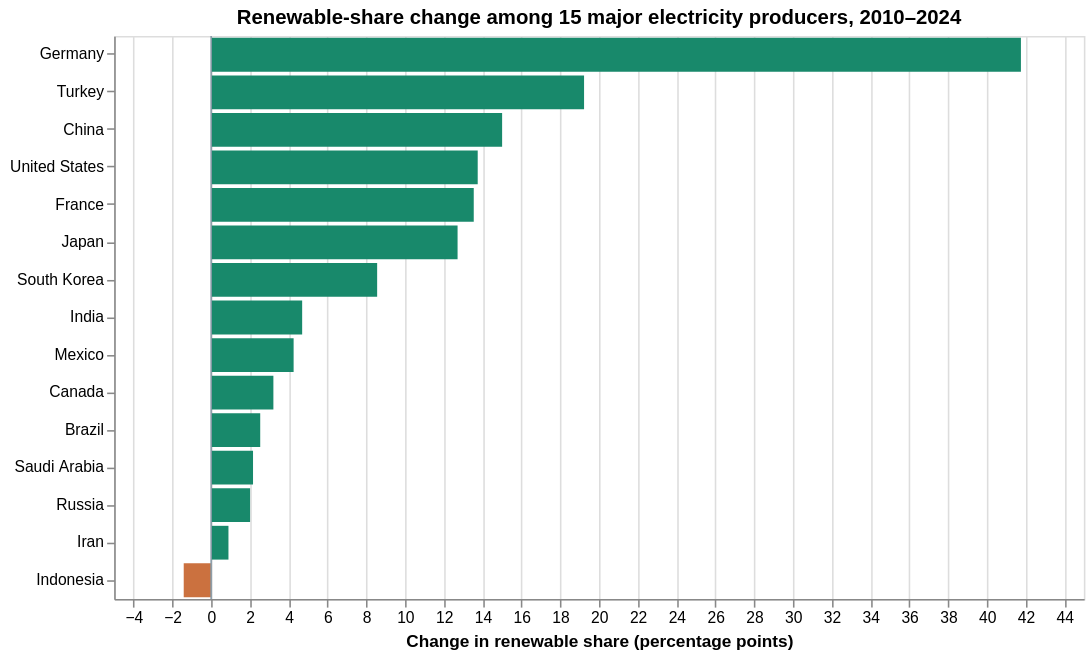

The code cell stored with this chart in its notebook:
### Code cell
chart3 = alt.Chart(top15).mark_bar().encode(
    y=alt.Y("country:N", sort="-x", title=None),
    x=alt.X("share_change_pp:Q", title="Change in renewable share (percentage points)", scale=alt.Scale(zero=True)),
    color=alt.condition("datum.share_change_pp >= 0",
                        alt.value("#18896b"), alt.value("#cb713f")),
    tooltip=["country:N", alt.Tooltip("share_change_pp:Q", format="+.1f")]
).properties(width=620, height=360,
    title="Renewable-share change among 15 major electricity producers, 2010–2024")
zero_bar = alt.Chart(pd.DataFrame({"zero": [0]})).mark_rule(
    color="#879aa7"
).encode(x="zero:Q")
display(chart3 + zero_bar)

### Figure 1 — Vega-Lite specification as saved in the notebook (floating-point values rounded to 4 significant figures)
{"config": {"view": {"continuousWidth": 300, "continuousHeight": 300}}, "layer": [{"data": {"name": "data-10dcfbeb9dddf4502fe9c8de070a4880"}, "mark": {"type": "bar"}, "encoding": {"color": {"condition": {"test": "datum.share_change_pp >= 0", "value": "#18896b"}, "value": "#cb713f"}, "tooltip": [{"field": "country", "type": "nominal"}, {"field": "share_change_pp", "format": "+.1f", "type": "quantitative"}], "x": {"field": "share_change_pp", "scale": {"zero": true}, "title": "Change in renewable share (percentage points)", "type": "quantitative"}, "y": {"field": "country", "sort": "-x", "title": null, "type": "nominal"}}, "title": "Renewable-share change among 15 major electricity producers, 2010–2024"}, {"data": {"name": "data-42990c68f268a11fa16682fcd3437a6f"}, "mark": {"type": "rule", "color": "#879aa7"}, "encoding": {"x": {"field": "zero", "type": "quantitative"}}}], "height": 360, "width": 620, "$schema": "https://vega.github.io/schema/vega-lite/v6.4.1.json", "datasets": {"data-10dcfbeb9dddf4502fe9c8de070a4880": [{"iso_code": "CHN", "country": "China", "electricity_generation_twh_2010": 4207.0, "renewables_electricity_share_pct_2010": 18.69, "renewables_electricity_twh_2010": 786.4, "fossil_fuels_electricity_twh_2010": 3346.0, "electricity_generation_twh_2024": 10090.0, "renewables_electricity_share_pct_2024": 33.7, "renewables_electricity_twh_2024": 3399.0, "fossil_fuels_electricity_twh_2024": 6237.0, "share_change_pp": 15.0, "renewable_change_twh": 2612.0, "fossil_change_twh": 2891.0}, {"iso_code": "USA", "country": "United States", "electricity_generation_twh_2010": 4114.0, "renewables_electricity_share_pct_2010": 10.32, "renewables_electricity_twh_2010": 424.5, "fossil_fuels_electricity_twh_2010": 2882.0, "electricity_generation_twh_2024": 4391.0, "renewables_electricity_share_pct_2024": 24.06, "renewables_electricity_twh_2024": 1057.0, "fossil_fuels_electricity_twh_2024": 2553.0, "share_change_pp": 13.75, "renewable_change_twh": 632.1, "fossil_change_twh": -330.0}, {"iso_code": "IND", "country": "India", "electricity_generation_twh_2010": 936.4, "renewables_electricity_share_pct_2010": 15.11, "renewables_electricity_twh_2010": 141.5, "fossil_fuels_electricity_twh_2010": 771.8, "electricity_generation_twh_2024": 2037.0, "renewables_electricity_share_pct_2024": 19.81, "renewables_electricity_twh_2024": 403.4, "fossil_fuels_electricity_twh_2024": 1578.0, "share_change_pp": 4.693, "renewable_change_twh": 261.9, "fossil_change_twh": 806.7}, {"iso_code": "RUS", "country": "Russia", "electricity_generation_twh_2010": 1038.0, "renewables_electricity_share_pct_2010": 16.09, "renewables_electricity_twh_2010": 167.0, "fossil_fuels_electricity_twh_2010": 700.6, "electricity_generation_twh_2024": 1209.0, "renewables_electricity_share_pct_2024": 18.1, "renewables_electricity_twh_2024": 218.9, "fossil_fuels_electricity_twh_2024": 774.7, "share_change_pp": 2.008, "renewable_change_twh": 51.84, "fossil_change_twh": 74.15}, {"iso_code": "JPN", "country": "Japan", "electricity_generation_twh_2010": 1156.0, "renewables_electricity_share_pct_2010": 10.23, "renewables_electricity_twh_2010": 118.2, "fossil_fuels_electricity_twh_2010": 745.4, "electricity_generation_twh_2024": 1016.0, "renewables_electricity_share_pct_2024": 22.94, "renewables_electricity_twh_2024": 233.1, "fossil_fuels_electricity_twh_2024": 698.4, "share_change_pp": 12.71, "renewable_change_twh": 114.9, "fossil_change_twh": -47.07}, {"iso_code": "BRA", "country": "Brazil", "electricity_generation_twh_2010": 515.8, "renewables_electricity_share_pct_2010": 84.8, "renewables_electricity_twh_2010": 437.4, "fossil_fuels_electricity_twh_2010": 63.87, "electricity_generation_twh_2024": 745.7, "renewables_electricity_share_pct_2024": 87.33, "renewables_electricity_twh_2024": 651.3, "fossil_fuels_electricity_twh_2024": 78.68, "share_change_pp": 2.531, "renewable_change_twh": 213.9, "fossil_change_twh": 14.81}, {"iso_code": "CAN", "country": "Canada", "electricity_generation_twh_2010": 607.0, "renewables_electricity_share_pct_2010": 61.06, "renewables_electricity_twh_2010": 370.7, "fossil_fuels_electricity_twh_2010": 146.3, "electricity_generation_twh_2024": 636.8, "renewables_electricity_share_pct_2024": 64.27, "renewables_electricity_twh_2024": 409.3, "fossil_fuels_electricity_twh_2024": 142.0, "share_change_pp": 3.209, "renewable_change_twh": 38.61, "fossil_change_twh": -4.29}, {"iso_code": "KOR", "country": "South Korea", "electricity_generation_twh_2010": 495.0, "renewables_electricity_share_pct_2010": 1.149, "renewables_electricity_twh_2010": 5.69, "fossil_fuels_electricity_twh_2010": 340.7, "electricity_generation_twh_2024": 625.4, "renewables_electricity_share_pct_2024": 9.709, "renewables_electricity_twh_2024": 60.72, "fossil_fuels_electricity_twh_2024": 375.9, "share_change_pp": 8.56, "renewable_change_twh": 55.03, "fossil_change_twh": 35.17}, {"iso_code": "FRA", "country": "France", "electricity_generation_twh_2010": 562.4, "renewables_electricity_share_pct_2010": 13.64, "renewables_electricity_twh_2010": 76.68, "fossil_fuels_electricity_twh_2010": 57.16, "electricity_generation_twh_2024": 561.8, "renewables_electricity_share_pct_2024": 27.18, "renewables_electricity_twh_2024": 152.7, "fossil_fuels_electricity_twh_2024": 28.66, "share_change_pp": 13.54, "renewable_change_twh": 75.99, "fossil_change_twh": -28.5}, {"iso_code": "DEU", "country": "Germany", "electricity_generation_twh_2010": 624.2, "renewables_electricity_share_pct_2010": 16.89, "renewables_electricity_twh_2010": 105.4, "fossil_fuels_electricity_twh_2010": 378.2, "electricity_generation_twh_2024": 496.0, "renewables_electricity_share_pct_2024": 58.64, "renewables_electricity_twh_2024": 290.9, "fossil_fuels_electricity_twh_2024": 205.1, "share_change_pp": 41.76, "renewable_change_twh": 185.4, "fossil_change_twh": -173.1}, {"iso_code": "SAU", "country": "Saudi Arabia", "electricity_generation_twh_2010": 248.8, "renewables_electricity_share_pct_2010": 0.0, "renewables_electricity_twh_2010": 0.0, "fossil_fuels_electricity_twh_2010": 248.8, "electricity_generation_twh_2024": 454.6, "renewables_electricity_share_pct_2024": 2.16, "renewables_electricity_twh_2024": 9.82, "fossil_fuels_electricity_twh_2024": 444.8, "share_change_pp": 2.16, "renewable_change_twh": 9.82, "fossil_change_twh": 196.1}, {"iso_code": "IRN", "country": "Iran", "electricity_generation_twh_2010": 235.7, "renewables_electricity_share_pct_2010": 4.425, "renewables_electricity_twh_2010": 10.43, "fossil_fuels_electricity_twh_2010": 225.2, "electricity_generation_twh_2024": 395.8, "renewables_electricity_share_pct_2024": 5.318, "renewables_electricity_twh_2024": 21.05, "fossil_fuels_electricity_twh_2024": 367.4, "share_change_pp": 0.893, "renewable_change_twh": 10.62, "fossil_change_twh": 142.1}, {"iso_code": "IDN", "country": "Indonesia", "electricity_generation_twh_2010": 177.6, "renewables_electricity_share_pct_2010": 19.5, "renewables_electricity_twh_2010": 34.63, "fossil_fuels_electricity_twh_2010": 142.9, "electricity_generation_twh_2024": 371.5, "renewables_electricity_share_pct_2024": 18.09, "renewables_electricity_twh_2024": 67.21, "fossil_fuels_electricity_twh_2024": 304.3, "share_change_pp": -1.414, "renewable_change_twh": 32.58, "fossil_change_twh": 161.4}, {"iso_code": "MEX", "country": "Mexico", "electricity_generation_twh_2010": 275.6, "renewables_electricity_share_pct_2010": 16.86, "renewables_electricity_twh_2010": 46.47, "fossil_fuels_electricity_twh_2010": 223.2, "electricity_generation_twh_2024": 355.2, "renewables_electricity_share_pct_2024": 21.12, "renewables_electricity_twh_2024": 75.0, "fossil_fuels_electricity_twh_2024": 267.9, "share_change_pp": 4.253, "renewable_change_twh": 28.53, "fossil_change_twh": 44.65}, {"iso_code": "TUR", "country": "Turkey", "electricity_generation_twh_2010": 211.2, "renewables_electricity_share_pct_2010": 26.39, "renewables_electricity_twh_2010": 55.72, "fossil_fuels_electricity_twh_2010": 155.5, "electricity_generation_twh_2024": 341.2, "renewables_electricity_share_pct_2024": 45.61, "renewables_electricity_twh_2024": 155.6, "fossil_fuels_electricity_twh_2024": 185.6, "share_change_pp": 19.23, "renewable_change_twh": 99.93, "fossil_change_twh": 30.12}], "data-42990c68f268a11fa16682fcd3437a6f": [{"zero": 0}]}}
